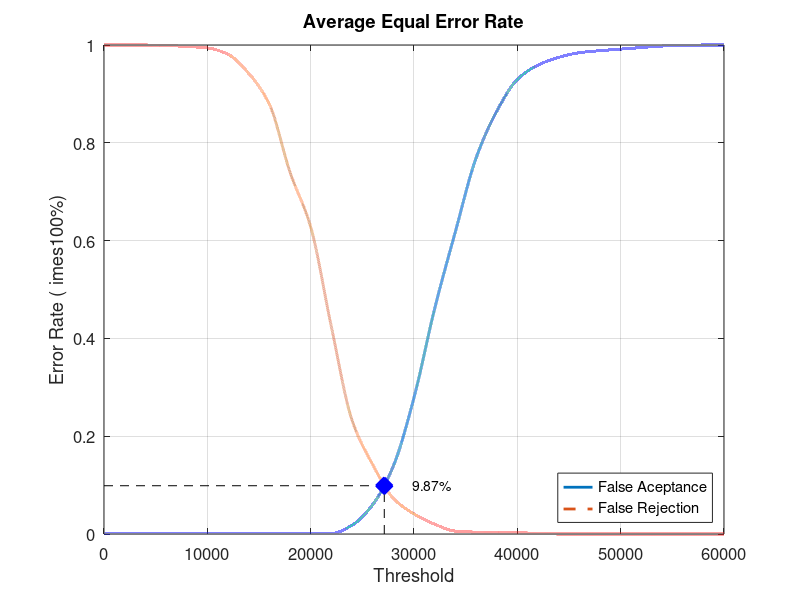
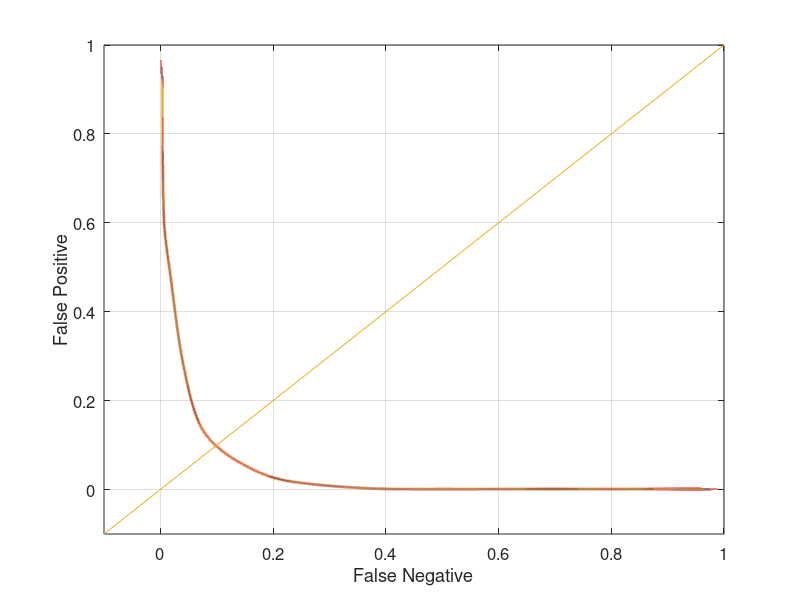

MATLAB code to generate these figures, in order:
close all;
clear;
clc;
x = 0:2000:60000;
xq = 0:0.5:60000;

y0 = [0 0.00105263 0.00105263 0.00105263 0.00105263 0.00105263 0.00105263 0.00105263 0.00105263 0.00105263 0.00105263 0.00105263 0.0178947 0.06 0.138947 0.278947 0.461053 0.617895 0.768421 0.86421 0.929474 0.958947 0.974737 0.984211 0.988421 0.991579 0.994737 0.997895 0.998947 1 1]
yy0 = interp1(x, y0, xq, 'pchip');
y1 = [1 1 1 0.999 0.997 0.994 0.981 0.942 0.879 0.74 0.628 0.424 0.233 0.142 0.073 0.041 0.02 0.006 0.004 0.004 0.003 0.001 0 0 0 0 0 0 0 0 0]
yy1 = interp1(x, y1, xq, 'pchip');

% Calculating EER: 
y2 = abs(y0 - y1);
find(y2 == min(y2))
yy2 = abs(yy0 - yy1);
xEER = find(yy2 == min(yy2));
xEERIndex = xq(xEER) % X-axis EER
yEER = yy0(xEER) % Y-axis EER

main = figure
plot(xq, yy0,'-','LineWidth', 2);	hold on
plot(xq, yy1,'--','LineWidth', 2);	hold on
plot([xEERIndex xEERIndex], [0 yEER], 'k--');	hold on
plot([0 xEERIndex], [yEER yEER], 'k--');	hold on
plot(xEERIndex, yEER, 'bx', 'LineWidth', 10);	hold on
text(xEERIndex + 10 * xEERIndex / 100, yEER, [num2str(round((10000 * yEER)) / 100) '%'])
legend('False Aceptance', 'False Rejection', 'Location', 'SouthEast')
xlabel('Threshold')
ylabel('Error Rate (	imes100%)')
title('Average Equal Error Rate')
set(gca, 'FontSize', 12)
axis([0 60000 0 1])
grid on

print(main, 'Database2AverageMain', '-dpng');
FNRxFPR = figure('Color', [1 1 1]);
plot(yy1, yy0, '-', yy1, yy0, 'LineWidth', 2);
hold on
y = -0.1:0.1:1
plot(y, y); 
set(gca, 'FontSize', 12)
xlabel('False Negative')
ylabel('False Positive')
axis([-0.1 1 -0.1 1])
set(gca, 'FontSize', 12)
grid on

print(FNRxFPR, 'Database2AverageFNRxFPR','-dpng');
